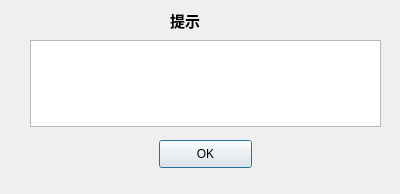
<?xml version="1.0" encoding="UTF-8"?>
<ui version="4.0">
 <class>Dialog</class>
 <widget class="QDialog" name="Dialog">
  <property name="geometry">
   <rect>
    <x>0</x>
    <y>0</y>
    <width>400</width>
    <height>194</height>
   </rect>
  </property>
  <property name="windowTitle">
   <string>Dialog</string>
  </property>
  <widget class="QLabel" name="lab_Title">
   <property name="geometry">
    <rect>
     <x>170</x>
     <y>10</y>
     <width>50</width>
     <height>21</height>
    </rect>
   </property>
   <property name="font">
    <font>
     <pointsize>11</pointsize>
     <weight>75</weight>
     <bold>true</bold>
    </font>
   </property>
   <property name="text">
    <string>提示</string>
   </property>
   <property name="openExternalLinks">
    <bool>false</bool>
   </property>
  </widget>
  <widget class="QTextEdit" name="TE_Message">
   <property name="geometry">
    <rect>
     <x>30</x>
     <y>40</y>
     <width>351</width>
     <height>87</height>
    </rect>
   </property>
   <property name="readOnly">
    <bool>false</bool>
   </property>
  </widget>
  <widget class="QPushButton" name="Btn_OK">
   <property name="geometry">
    <rect>
     <x>159</x>
     <y>140</y>
     <width>93</width>
     <height>28</height>
    </rect>
   </property>
   <property name="text">
    <string>OK</string>
   </property>
  </widget>
 </widget>
 <resources/>
 <connections/>
</ui>
